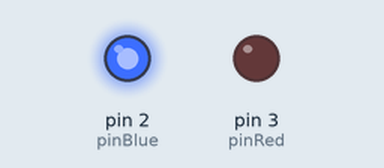
Recording of a sketch running on a simulated Arduino Uno, built with avr-gcc and run on an emulated ATmega328P. On the bench: output pins drawn as LEDs (lit = HIGH).

Above: at 1.0 s.
At 5.5 s:
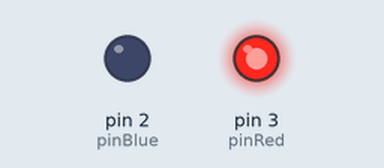
Timing chart, 0 to 6.9 s (numbered marks = the images above):
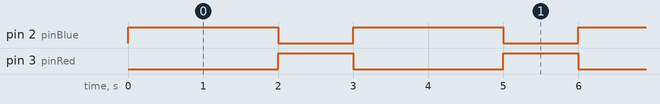

The sketch:

Led_Blink2.ino
```cpp
int pinBlue=2;
int pinRed=3;
int offtime=1000;
int ontime=2000;

void setup() {
  pinMode(pinBlue,OUTPUT);
  pinMode(pinRed,OUTPUT);

}

void loop() {
  digitalWrite(pinBlue,HIGH);
  digitalWrite(pinRed,LOW);
  delay(ontime);
  digitalWrite(pinBlue,LOW);
  digitalWrite(pinRed,HIGH);
  delay(offtime);

}
```

Measured:
- by itself, pin 2 (pinBlue): alternates HIGH for 2.0 s and LOW for 1.0 s
- by itself, pin 3 (pinRed): alternates HIGH for 1.0 s and LOW for 2.0 s
